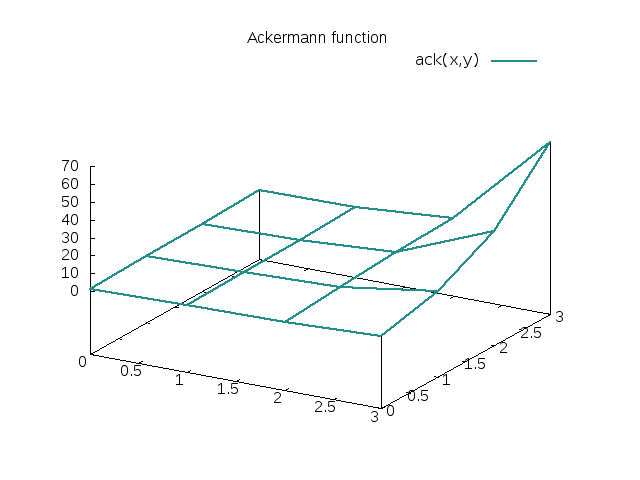

The script that saved this image:
set term png
set output "4.png"


ack1(m,n) = (m != 0) ?  (n == 0) ? ack1(m-1,1) : ack1(m-1,ack1(m,n-1)) : n + 1 

ack(x,y) = ack1(int(x),int(y))
set xrange [0:3]
set yrange [0:3]

set isosamples 4	
set samples 4
set title "Ackermann function"
set key font "Verdana,12"
set style function lines


splot ack(x, y) title "ack(x,y)" lt rgb "#21908d" lw 2
